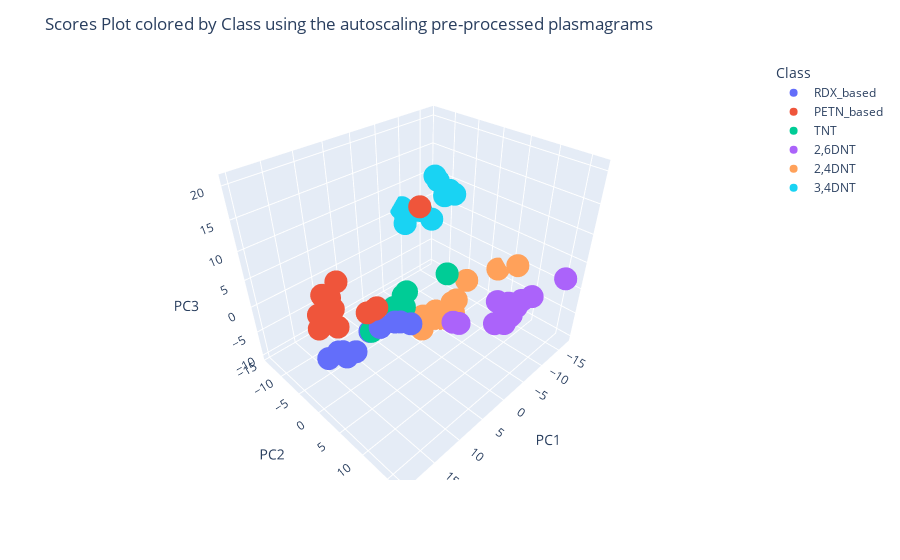

Write notebook code for a chart like this one.
### Code cell
# Plot 3D scores
fig = px.scatter_3d(scores, x='PC1', y='PC2', z='PC3',
                    color='Class', hover_data=['Class'], hover_name=scores.index)
fig.update_layout(
title_text='Scores Plot colored by Class using the autoscaling pre-processed plasmagrams')
fig.show()

### Figure 1 — Plotly figure (JSON) as saved in the notebook; plotly's stock layout.template omitted (floating-point values rounded to 4 significant figures)
{"data": [{"customdata": [["RDX_based"], ["RDX_based"], ["RDX_based"], ["RDX_based"], ["RDX_based"], ["RDX_based"], ["RDX_based"], ["RDX_based"], ["RDX_based"], ["RDX_based"], ["RDX_based"], ["RDX_based"]], "hovertemplate": "<b>%{hovertext}</b><br><br>Class=%{customdata[0]}<br>PC1=%{x}<br>PC2=%{y}<br>PC3=%{z}<extra></extra>", "hovertext": ["C4_7", "C4_8", "C4_9", "C4_10", "C4_11", "C4_12", "RDX_9", "RDX_10", "RDX_11", "RDX_12", "RDX_13", "RDX_14"], "legendgroup": "RDX_based", "marker": {"color": "#636efa", "symbol": "circle"}, "mode": "markers", "name": "RDX_based", "scene": "scene", "showlegend": true, "type": "scatter3d", "x": [12.34, 7.155, 12.27, 3.553, 4.127, 7.481, 8.04, 2.747, 12.89, 13.02, 12.61, 14.95], "y": [-5.062, -3.058, -1.612, -2.354, -0.3885, -4.027, -0.6558, 0.5534, -5.435, -4.912, -3.646, -5.205], "z": [-8.248, -3.33, -5.924, -5.806, -4.227, -6.414, -3.086, -4.881, -8.18, -7.924, -8.227, -8.017]}, {"customdata": [["PETN_based"], ["PETN_based"], ["PETN_based"], ["PETN_based"], ["PETN_based"], ["PETN_based"], ["PETN_based"], ["PETN_based"], ["PETN_based"], ["PETN_based"], ["PETN_based"], ["PETN_based"]], "hovertemplate": "<b>%{hovertext}</b><br><br>Class=%{customdata[0]}<br>PC1=%{x}<br>PC2=%{y}<br>PC3=%{z}<extra></extra>", "hovertext": ["PETN_10", "PETN_11", "PETN_12", "PETN_13", "PETN_14", "PETN_15", "SEMTEX_10", "SEMTEX_11", "SEMTEX_12", "SEMTEX_13", "SEMTEX_14", "SEMTEX_15"], "legendgroup": "PETN_based", "marker": {"color": "#EF553B", "symbol": "circle"}, "mode": "markers", "name": "PETN_based", "scene": "scene", "showlegend": true, "type": "scatter3d", "x": [16.96, 17.11, 9.394, 18.77, 10.89, 11.27, 17.17, 17.15, 18.81, 19.77, 18.57, 7.756], "y": [-0.4573, 1.824, 0.4881, -0.08955, 0.1286, 2.451, 1.332, 0.7573, 1.764, 1.952, 4.827, 7.602], "z": [3.901, 4.259, 2.246, 3.76, 1.98, 4.23, 7.043, 8.524, 10.44, 7.99, 13.96, 20.61]}, {"customdata": [["TNT"], ["TNT"], ["TNT"], ["TNT"], ["TNT"], ["TNT"]], "hovertemplate": "<b>%{hovertext}</b><br><br>Class=%{customdata[0]}<br>PC1=%{x}<br>PC2=%{y}<br>PC3=%{z}<extra></extra>", "hovertext": ["TNT_8", "TNT_9", "TNT_10", "TNT_11", "TNT_12", "TNT_13"], "legendgroup": "TNT", "marker": {"color": "#00cc96", "symbol": "circle"}, "mode": "markers", "name": "TNT", "scene": "scene", "showlegend": true, "type": "scatter3d", "x": [-3.494, 0.9683, -0.6114, 8.397, -6.801, -3.523], "y": [-7.872, -5.38, -4.532, -2.427, -0.5698, -7.037], "z": [-7.312, -6.007, -6.337, -4.767, -0.5303, -6.03]}, {"customdata": [["2,6DNT"], ["2,6DNT"], ["2,6DNT"], ["2,6DNT"], ["2,6DNT"], ["2,6DNT"], ["2,6DNT"], ["2,6DNT"], ["2,6DNT"], ["2,6DNT"], ["2,6DNT"], ["2,6DNT"]], "hovertemplate": "<b>%{hovertext}</b><br><br>Class=%{customdata[0]}<br>PC1=%{x}<br>PC2=%{y}<br>PC3=%{z}<extra></extra>", "hovertext": ["2,6DNT_1", "2,6DNT_2", "2,6DNT_3", "2,6DNT_4", "2,6DNT_5", "2,6DNT_6", "2,6DNT_7", "2,6DNT_8", "2,6DNT_9", "2,6DNT_10", "2,6DNT_11", "2,6DNT_12"], "legendgroup": "2,6DNT", "marker": {"color": "#ab63fa", "symbol": "circle"}, "mode": "markers", "name": "2,6DNT", "scene": "scene", "showlegend": true, "type": "scatter3d", "x": [-0.6047, -7.582, -4.709, -6.309, -2.408, -9.941, -6.839, -0.5437, -5.063, -3.323, -8.397, -14.15], "y": [6.451, 12.87, 13.79, 10.26, 12.82, 13.93, 11.92, 7.69, 13.76, 13.87, 13.16, 16.66], "z": [-2.983, -0.2559, 0.1417, 0.0063, -0.44, 1.003, 0.3546, -2.425, 0.1596, -0.3316, 0.6975, 3.57]}, {"customdata": [["2,4DNT"], ["2,4DNT"], ["2,4DNT"], ["2,4DNT"], ["2,4DNT"], ["2,4DNT"], ["2,4DNT"], ["2,4DNT"], ["2,4DNT"], ["2,4DNT"], ["2,4DNT"], ["2,4DNT"]], "hovertemplate": "<b>%{hovertext}</b><br><br>Class=%{customdata[0]}<br>PC1=%{x}<br>PC2=%{y}<br>PC3=%{z}<extra></extra>", "hovertext": ["2,4DNT_1", "2,4DNT_2", "2,4DNT_3", "2,4DNT_4", "2,4DNT_5", "2,4DNT_6", "2,4DNT_7", "2,4DNT_8", "2,4DNT_9", "2,4DNT_10", "2,4DNT_11", "2,4DNT_12"], "legendgroup": "2,4DNT", "marker": {"color": "#FFA15A", "symbol": "circle"}, "mode": "markers", "name": "2,4DNT", "scene": "scene", "showlegend": true, "type": "scatter3d", "x": [-8.832, -5.012, -4.029, -7.243, -5.543, -5.164, -6.338, -8.119, -0.6195, -12.48, -17.07, -15.77], "y": [-0.9275, -0.5602, -3.414, 0.4173, -1.801, 3.045, 0.08494, 0.09268, -0.2691, -0.879, 2.349, 7.111], "z": [-8.011, -10.17, -9.727, -6.401, -8.501, -3.09, -9.295, -9.303, -8.64, -4.995, -3.212, 0.5054]}, {"customdata": [["3,4DNT"], ["3,4DNT"], ["3,4DNT"], ["3,4DNT"], ["3,4DNT"], ["3,4DNT"], ["3,4DNT"], ["3,4DNT"], ["3,4DNT"], ["3,4DNT"], ["3,4DNT"], ["3,4DNT"]], "hovertemplate": "<b>%{hovertext}</b><br><br>Class=%{customdata[0]}<br>PC1=%{x}<br>PC2=%{y}<br>PC3=%{z}<extra></extra>", "hovertext": ["3,4DNT_1", "3,4DNT_2", "3,4DNT_3", "3,4DNT_4", "3,4DNT_5", "3,4DNT_6", "3,4DNT_7", "3,4DNT_8", "3,4DNT_9", "3,4DNT_10", "3,4DNT_11", "3,4DNT_12"], "legendgroup": "3,4DNT", "marker": {"color": "#19d3f3", "symbol": "circle"}, "mode": "markers", "name": "3,4DNT", "scene": "scene", "showlegend": true, "type": "scatter3d", "x": [-10.92, -14.29, -9.898, -10.09, -13.96, -9.224, -9.159, -7.307, -8.136, -10.85, -10.25, -9.563], "y": [-3.222, -10.01, -4.444, -3.553, -10.46, -13.96, -14.07, -11.09, -11.83, -10.78, -11.07, -6.913], "z": [11.72, 10.67, 11.38, 12.56, 11.52, 5.864, 5.75, 4.582, 5.456, 5.88, 6.048, 6.216]}], "layout": {"legend": {"title": {"text": "Class"}, "tracegroupgap": 0}, "margin": {"t": 60}, "scene": {"domain": {"x": [0, 1], "y": [0, 1]}, "xaxis": {"title": {"text": "PC1"}}, "yaxis": {"title": {"text": "PC2"}}, "zaxis": {"title": {"text": "PC3"}}}, "title": {"text": "Scores Plot colored by Class using the autoscaling pre-processed plasmagrams"}}}
